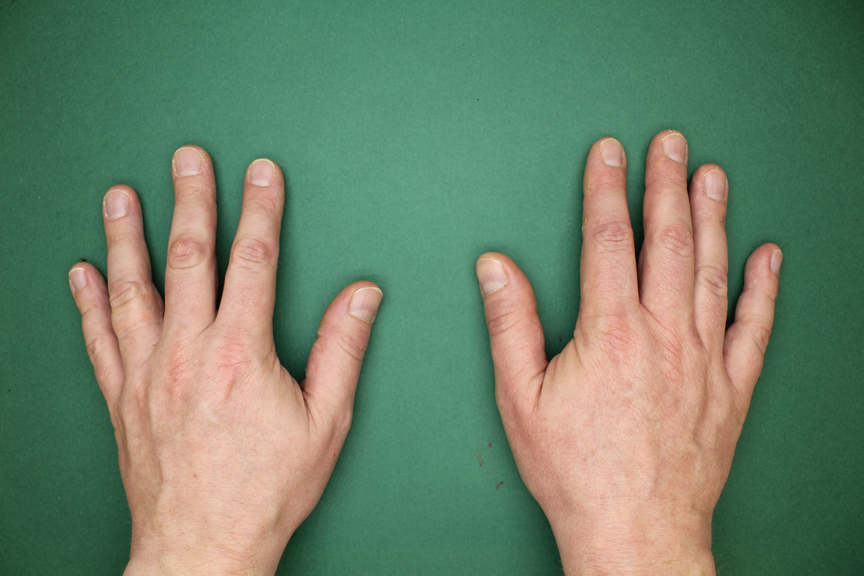
#> input picture data/hand_small.png, 864 x 576 px
$ jupyter execute uebung9.ipynb   (shell and % lines are left out)
#> lines starting #> are read from the running program, lines starting #| are printed output that depends on the picture
# Übung 9: Machine Learning mit Support Vector Machines (SVM)

Student: Remo Schwarzentruber

##  Support Vector Machine

In dieser Übung wollen wir Support Vector Machines betrachten. Obwohl auch OpenCV eine Implementation von SVMs beinhaltet möchten wir diesmal die Python Implementation von scikit-learn verwenden. Dazu müsses Sie allenfalls noch das enstprechende Packet mittels `pip3 install sklearn` installieren.

[cell 1]
# OpenCV needs to be included first
import cv2
import numpy as np

# we will use the svm from sklearn
from sklearn import svm
import sklearn
from sklearn import metrics

# for displaying images in jupyter
import matplotlib as mpl
from matplotlib import pyplot as plt
mpl.rcParams['figure.dpi']= 300

In einer früheren Übung haben wir von unseren Photobox Bildern mit grünen Hintergrund die Hände vom Hintergrund mittels Farbsegemtnierung getrennt. Die Bereiche mussten wir dabei selber finden. In dieser Übung möchten wir eine SVM einsetzen um diese Klassifizierung zu machen.

Zuerst wollen wir die Bilder laden und darstellen.

[cell 2]
image  = cv2.imread('../data/hand_small.png')
#> image is the input picture: shape (576, 864, 3); mean B, G, R 105.6, 130.1, 110.6
image = cv2.cvtColor(image, cv2.COLOR_BGR2RGB)
label = cv2.imread('../data/label_small.png')
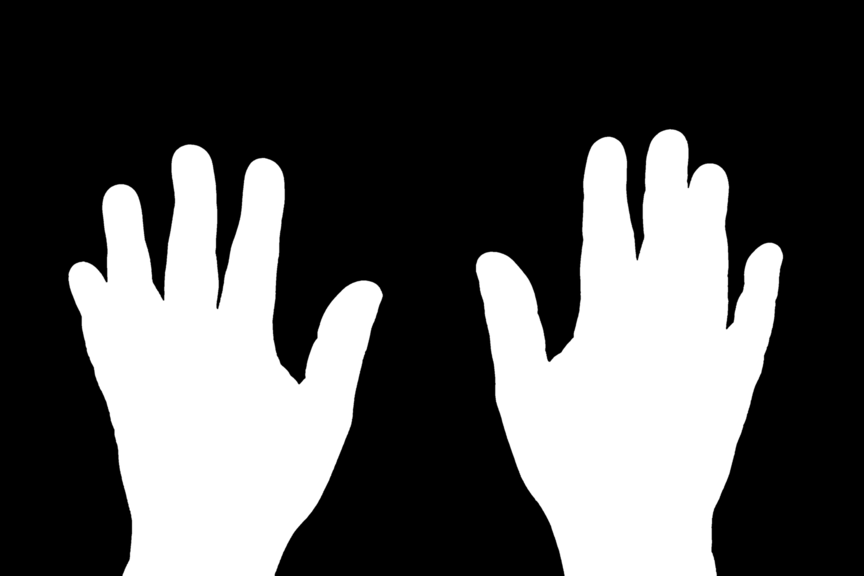
#> input picture data/label_small.png, 864 x 576 px
#> label is the input picture: shape (576, 864, 3); min 0, max 255, mean 83.9


plt.subplot(1, 2, 1)
plt.title('image'), plt.xticks([]), plt.yticks([])
plt.imshow(image)

plt.subplot(1, 2, 2)
plt.title('label'), plt.xticks([]), plt.yticks([])
plt.imshow(label)

# Zeigt Dimension des Array (Höhe, Breite, Anzahl Farbkanäle)
print(image.shape)
#| (576, 864, 3)
print(label.shape)
#| (576, 864, 3)
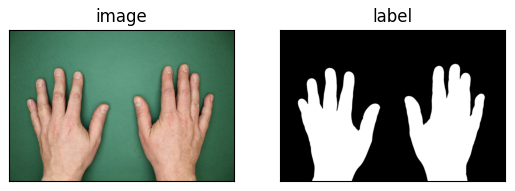
#> figure drawn by matplotlib, 2 panels

### Aufgabe 1: Linear SVM

Als Features für die SVM wollen wir 2D Daten benutzen um sie besser darstellen zu können. Da die Segmentierung auf den Farben basieren soll, zum Beispiel Hue und Saturation. Wir müssen also das Bild in HSV umwandeln.

Die SVM braucht keine Bilddaten, sondern nur ein Array von Werten.

[cell 3]
hsv = cv2.cvtColor(image, cv2.COLOR_RGB2HSV)
#> hsv: shape (576, 864, 3); mean H, S, V 53.2, 106.4, 145.6

# Extrahiert alle Bildpunkte als HSV-Werte, ohne Höhe und Breite
hs = hsv[:,:,0:2]

# ReShape => in ein 1-dimensionales Array
data = hs.reshape((-1,2))
#> data = 497664 pairs, first value 0 to 179, second value 15 to 255
print(data.shape)
#| (497664, 2)

Wir brauchen die Labels in der gleichen Form.

[cell 4]
label_grey = label[:,:,0]

# ReShape => in ein 1-dimensionales Array
classes = label_grey.reshape(-1)
print(classes.shape)
#| (497664,)

Da wir Pixel für die Trainingsdaten verwenden, erhalten wir sehr viele Trainings Daten. Für die SVM wird das recht aufwendig, deshalben sollten wir erst mal die Anzahl Daten reduzieren in dem wir nur jedes n-te Pixel nehmen. Späten können wir n verändern um bessere Ergebnisse mit mehr Trainingsdaten zu erhalten.

[cell 5]
# n = Downsampling (höheres n = niedrigere Qualität / weniger Samples)
n = 1000
classes_reduced = classes[1::n]
#> classes_reduced = 498 values, max 255 at index 132, min 0 at index 0, mean 81.78
data_reduced = data[1::n,:]
#> data_reduced = 498 pairs, first value 1 to 79, second value 35 to 147
print(classes_reduced.shape)
#| (498,)
print(data_reduced.shape)
#| (498, 2)

Wir können die Features nun als Scatterplot darstellen. Dazu möchten wir die Daten zuerst noch in die positiven und negativen Beispiele unterteilen.

[cell 6]
positives = data_reduced[classes_reduced==0]
#> positives = 336 pairs, first value 59 to 79, second value 74 to 144
negatives = data_reduced[classes_reduced==255]
#> negatives = 157 pairs, first value 1 to 15, second value 37 to 147
print(positives.shape)
#| (336, 2)
print(negatives.shape)
#| (157, 2)

und nun der Plot

[cell 7]
fig, ax = plt.subplots(figsize=(12,8))
ax.scatter(positives[:,0], positives[:,1], marker='x', label='Positive')
ax.scatter(negatives[:,0], negatives[:,1], marker='o', label='Negative')
ax.legend()
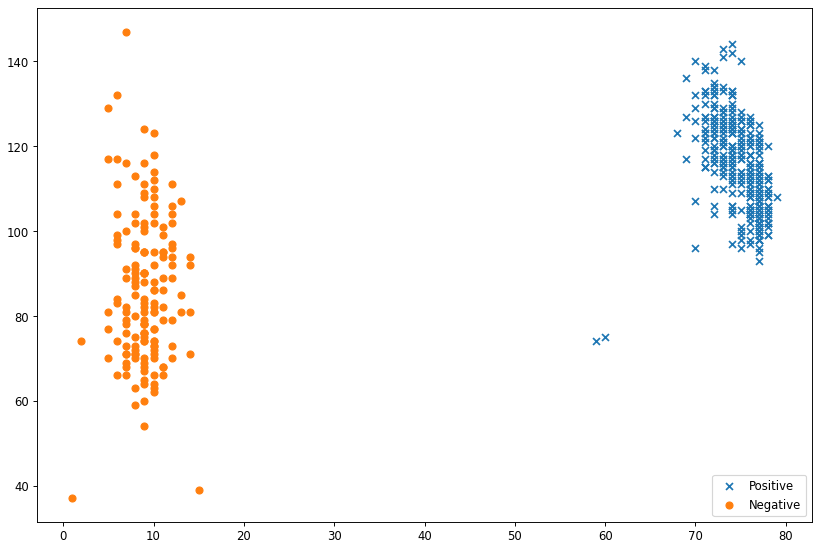
#> figure drawn by matplotlib, 1 panel

Wir erzeugen einen SVM Klassifier mittels `svm.SVC`. Der Parameter C bestimmt den Fehlerterm, ein grösserer Wert von C zwingt die SVM mehr Samples richtig zu klassifizieren (auf Kosten von einer glätteren Entscheidungsfunktion).

[cell 8]
classifier = svm.SVC(C=1.0, gamma='auto')

Die Funktion `fit` trainiert den Klassifikator.

[cell 9]
classifier.fit(data_reduced, classes_reduced)

Wir können die Qualität der Klassifikation mittels der Score Funktion Überprüfen. Dazu können wir auch den ganzen Datensatz benutzen, da die Auswertung (im Allgemeinen) wesentlich schneller als das Trainieren geht. Genau genommen hängt es von der Anzahl Support Vektoren ab.

[cell 10]
classifier.score(data,classes)
#> Out = 0.977

### Aufgabe 2: Validierung

Laden Sie nun das 2. Bild und überprüfen Sie, welchen Score dass sie auf diesem Bild erreichen mit der bereits trainierten SVM.

Berechnen Sie dann die Klassifizierung, die der Classifier auf den Daten berechnet (mittels `predict`) und stellen Sie das Resultat wieder als Bild dar (mittels `reshape` können Sie das 1D Resultat wieder in ein 2D Bild umwandeln)

[cell 11]
image2  = cv2.imread('../data/hand_small_2.png')
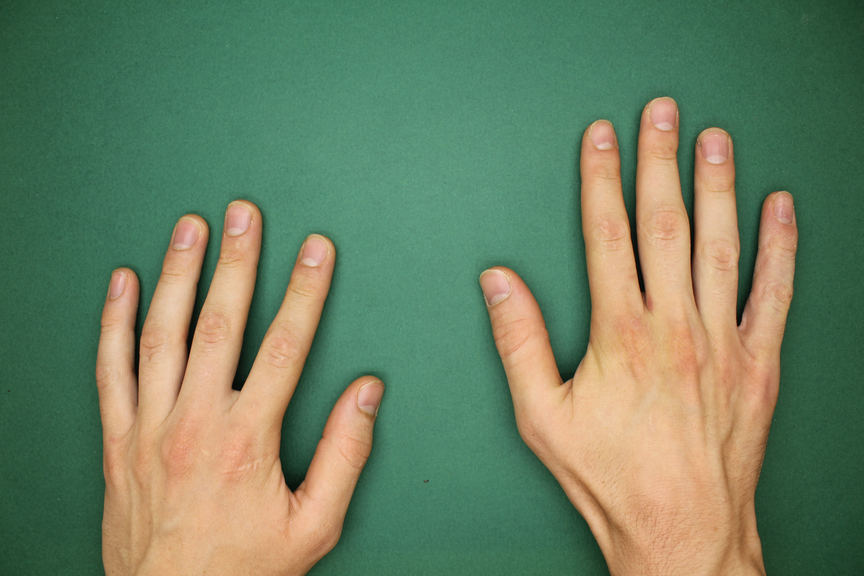
#> input picture data/hand_small_2.png, 864 x 576 px
#> image2 is the input picture: shape (576, 864, 3); mean B, G, R 98.2, 128.8, 109.5
image2 = cv2.cvtColor(image2, cv2.COLOR_BGR2RGB)
label2 = cv2.imread('../data/label_small_2.png')
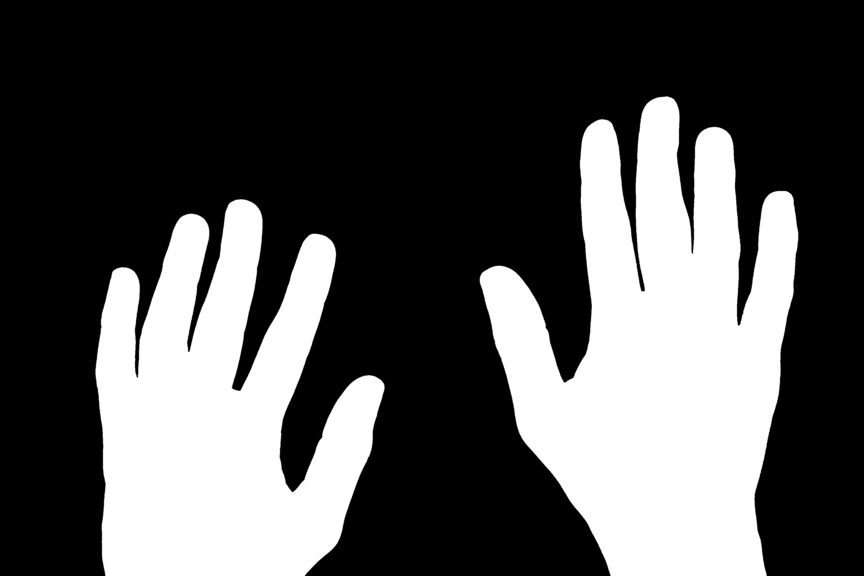
#> input picture data/label_small_2.png, 864 x 576 px
#> label2 is the input picture: shape (576, 864, 3); min 0, max 255, mean 82.9

plt.subplot(1, 2, 1)
plt.title('image2'), plt.xticks([]), plt.yticks([])
plt.imshow(image2)

plt.subplot(1, 2, 2)
plt.title('label2'), plt.xticks([]), plt.yticks([])
plt.imshow(label2)

Verändern sie nun das n, das für das Downsampling verwendet wurde. Erhalten Sie bessere Ergebnisse mit kleinerem n? Wie sieht es aus, wenn Sie C ändern.

### Bild 2
#### 2 - Version mit n=1000 und c = 1.0

[cell 12]
# convert to hsv
hsv2 = cv2.cvtColor(image2, cv2.COLOR_RGB2HSV)
#> hsv2: shape (576, 864, 3); mean H, S, V 54.6, 114.2, 144.3
hs2 = hsv2[:,:,0:2]
data2 = hs2.reshape((-1,2))
#> data2 = 497664 pairs, first value 0 to 90, second value 0 to 255

# label
label_grey2 = label2[:,:,0]
classes2 = label_grey2.reshape(-1)
print("INFO: classes2.shape=" + str(classes2.shape))
#| INFO: classes2.shape=(497664,)

# n
n2 = 1000
classes_reduced2 = classes2[1::n2]
#> classes_reduced2 = 498 values, max 255 at index 125, min 0 at index 0, mean 85.03
data_reduced2 = data2[1::n2,:]
#> data_reduced2 = 498 pairs, first value 4 to 80, second value 54 to 255
print("INFO: classes_reduced2.shape=" + str(classes_reduced2.shape))
#| INFO: classes_reduced2.shape=(498,)
print("INFO: data_reduced2.shape=" + str(data_reduced2.shape))
#| INFO: data_reduced2.shape=(498, 2)

positives2 = data_reduced2[classes_reduced2==0]
#> positives2 = 329 pairs, first value 67 to 78, second value 93 to 143
negatives2 = data_reduced2[classes_reduced2==255]
#> negatives2 = 163 pairs, first value 4 to 18, second value 54 to 177
print("INFO: positives2.shape=" + str(positives2.shape))
#| INFO: positives2.shape=(329, 2)
print("INFO: negatives2.shape=" + str(negatives2.shape))
#| INFO: negatives2.shape=(163, 2)

fig, ax = plt.subplots(figsize=(12,8))
ax.scatter(positives2[:,0], positives2[:,1], marker='.', label='Positive from Bild2')
ax.scatter(negatives2[:,0], negatives2[:,1], marker='o', label='Negative from Bild2')
ax.legend()
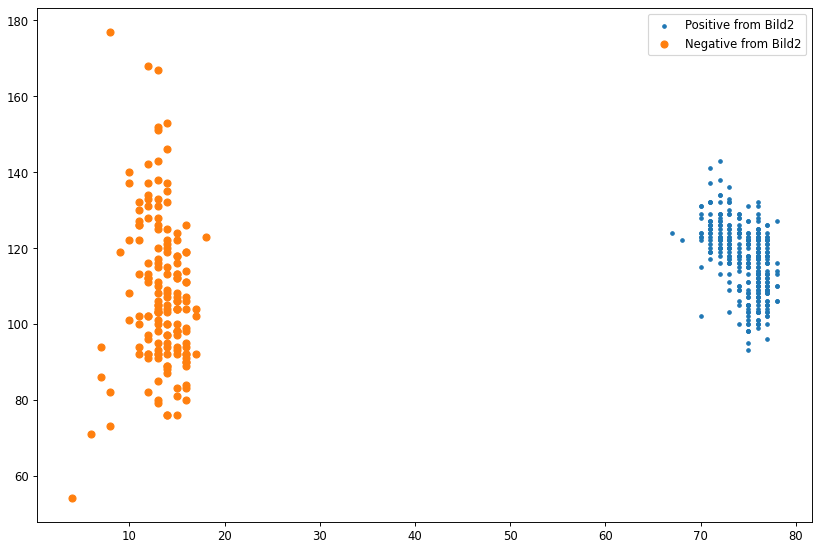
#> figure drawn by matplotlib, 1 panel
